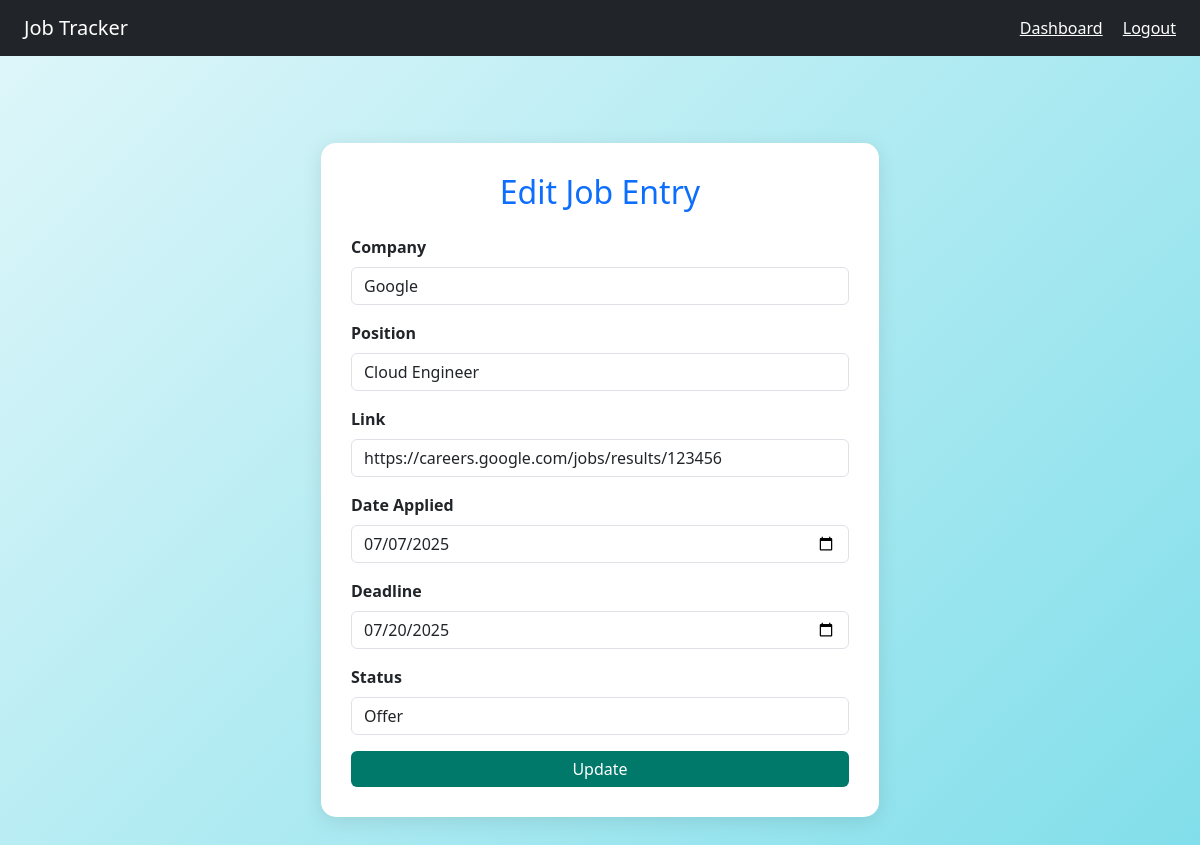
/edit/6/ (signed in), run on the app's committed database.
### tracker/models.py (models this page shows, shortened)
class Job(models.Model):
    user = models.ForeignKey(User, on_delete=models.CASCADE)
    company = models.CharField(max_length=100)
    position = models.CharField(max_length=100)
    link = models.URLField()
    date_applied = models.DateField()
    deadline = models.DateField()
    status = models.CharField(max_length=50, choices=[
        ('Applied', 'Applied'),
        ('Interview', 'Interview'),
        ('Offer', 'Offer'),
        ('Rejected', 'Rejected'),
        ('Shortlisted', 'Shortlisted'),
        ('Assessment', 'Assessment'),
        ('Hired', 'Hired'),
    ])

### tracker/views.py (the view)
# urls.py: path('edit/<int:job_id>/', tracker_views.edit_job, name='edit_job'),
@login_required
def edit_job(request, job_id):
    job = get_object_or_404(Job, id=job_id, user=request.user)
    if request.method == 'POST':
        form = JobForm(request.POST, instance=job)
        if form.is_valid():
            job = form.save(commit=False)
            print("📋 Debug Info Before Save:")
            print("Company:", job.company)
            print("Position:", job.position)
            print("Link:", job.link)
            print("Date Applied:", job.date_applied)
            print("Deadline:", job.deadline)
            print("Status:", job.status)
            print("User:", job.user)
            job.user = request.user
            job.save()
            print("✅ Job Saved Successfully.")
            return redirect('dashboard')
        else:
            print("❌ Form Errors:", form.errors)
    else:
        form = JobForm(instance=job)
    return render(request, 'tracker/edit_job.html', {'form': form})

### tracker/forms.py
class JobForm(forms.ModelForm):
    class Meta:
        model = Job
        fields = ['company', 'position', 'link', 'date_applied', 'deadline', 'status']
        widgets = {
            'date_applied': forms.DateInput(attrs={'type': 'date','class':'form-control'}),
            'deadline': forms.DateInput(attrs={'type': 'date','class':'form-control'}),
        }

### tracker/templates/tracker/edit_job.html (shortened to what this page needs)
{% extends 'base.html' %}
{% load static %}
{% load widget_tweaks %}
{% block content %}
<div class="container d-flex justify-content-center align-items-center min-vh-100">
    <div class="card col-md-7 col-lg-6">
        <h2 class="text-center text-primary mb-4">Edit Job Entry</h2>
        <form method="POST">
            <div class="mb-3">
                <label for="id_company" class="form-label">Company</label>
                {{ form.company|add_class:"form-control" }}
            </div>
            <div class="mb-3">
                <label for="id_position" class="form-label">Position</label>
                {{ form.position|add_class:"form-control" }}
            </div>
            <div class="mb-3">
                <label for="id_link" class="form-label">Link</label>
                {{ form.link|add_class:"form-control" }}
            </div>
            <div class="mb-3">
                <label for="id_date_applied" class="form-label">Date Applied</label>
                {{ form.date_applied }}
            </div>
            <div class="mb-3">
                <label for="id_deadline" class="form-label">Deadline</label>
                {{ form.deadline }}
            </div>
            <div class="mb-3">
                <label for="id_status" class="form-label">Status</label>
                {{ form.status|add_class:"form-control" }}
            </div>
            <button type="submit" class="btn btn-primary w-100">Update</button>
        </form>
    </div>
</div>
{% endblock %}

### tracker/templates/tracker/edit_job.html (style rules this page uses)
body { background: linear-gradient(135deg, #e0f7fa, #80deea); font-family: 'Segoe UI', Tahoma, Geneva, Verdana, sans-serif; min-height: 100vh; }
.card { border: none; border-radius: 15px; box-shadow: 0 4px 20px rgba(0, 0, 0, 0.1); padding: 30px; background-color: #fff; }
.btn-primary { background-color: #00796b; border: none; }
.form-label { font-weight: 600; }

### data on the page
Job: company "Google", position "Cloud Engineer", link "https://careers.google.com/jobs/results/123456", date_applied "07/07/2025", deadline "07/20/2025", status "Offer"
